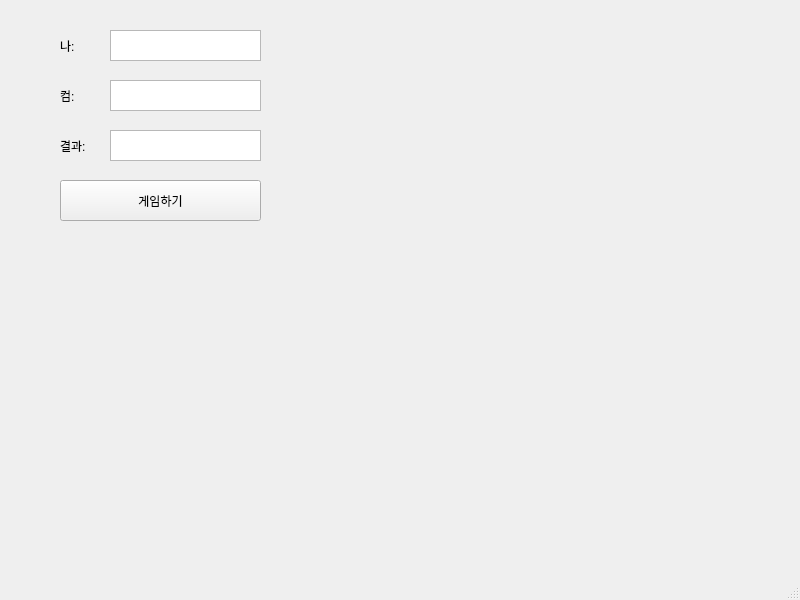
<?xml version="1.0" encoding="UTF-8"?>
<ui version="4.0">
 <class>MainWindow</class>
 <widget class="QMainWindow" name="MainWindow">
  <property name="geometry">
   <rect>
    <x>0</x>
    <y>0</y>
    <width>800</width>
    <height>600</height>
   </rect>
  </property>
  <property name="windowTitle">
   <string>MainWindow</string>
  </property>
  <widget class="QWidget" name="centralwidget">
   <widget class="QLabel" name="lbl_mine">
    <property name="geometry">
     <rect>
      <x>60</x>
      <y>30</y>
      <width>61</width>
      <height>31</height>
     </rect>
    </property>
    <property name="text">
     <string>나:</string>
    </property>
   </widget>
   <widget class="QLabel" name="lbl_com">
    <property name="geometry">
     <rect>
      <x>60</x>
      <y>80</y>
      <width>61</width>
      <height>31</height>
     </rect>
    </property>
    <property name="text">
     <string>컴:</string>
    </property>
   </widget>
   <widget class="QLabel" name="lbl_result">
    <property name="geometry">
     <rect>
      <x>60</x>
      <y>130</y>
      <width>61</width>
      <height>31</height>
     </rect>
    </property>
    <property name="text">
     <string>결과:</string>
    </property>
   </widget>
   <widget class="QPlainTextEdit" name="pte_mine">
    <property name="geometry">
     <rect>
      <x>110</x>
      <y>30</y>
      <width>151</width>
      <height>31</height>
     </rect>
    </property>
   </widget>
   <widget class="QPlainTextEdit" name="pte_com">
    <property name="geometry">
     <rect>
      <x>110</x>
      <y>80</y>
      <width>151</width>
      <height>31</height>
     </rect>
    </property>
   </widget>
   <widget class="QPlainTextEdit" name="pte_result">
    <property name="geometry">
     <rect>
      <x>110</x>
      <y>130</y>
      <width>151</width>
      <height>31</height>
     </rect>
    </property>
   </widget>
   <widget class="QPushButton" name="pb">
    <property name="geometry">
     <rect>
      <x>60</x>
      <y>180</y>
      <width>201</width>
      <height>41</height>
     </rect>
    </property>
    <property name="text">
     <string>게임하기</string>
    </property>
   </widget>
  </widget>
  <widget class="QMenuBar" name="menubar">
   <property name="geometry">
    <rect>
     <x>0</x>
     <y>0</y>
     <width>800</width>
     <height>21</height>
    </rect>
   </property>
  </widget>
  <widget class="QStatusBar" name="statusbar"/>
 </widget>
 <resources/>
 <connections/>
</ui>
